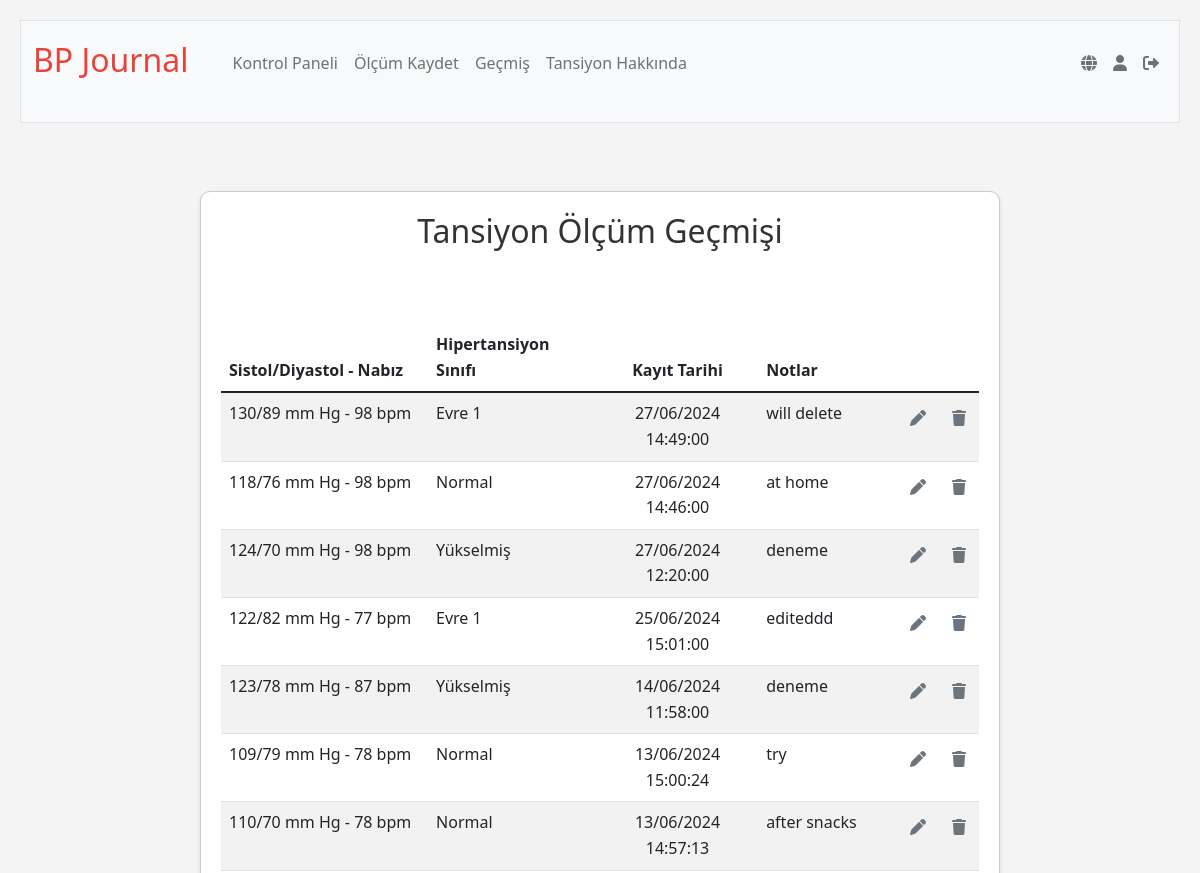
Page /history (signed in, upper part) on the earlier database version.
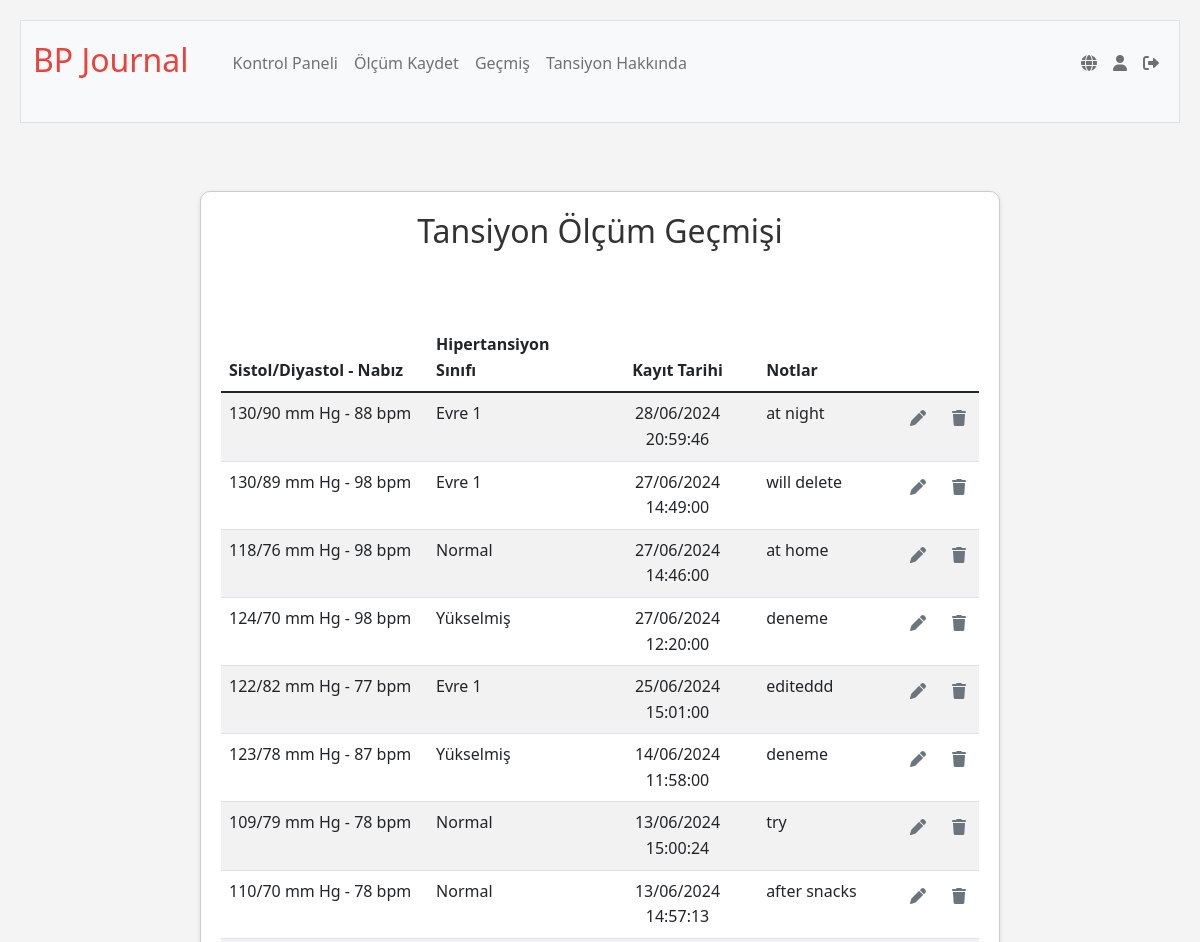
Same page on the later database version.
### tables this page shows
CREATE TABLE blood_pressure_readings (
id INTEGER PRIMARY KEY AUTOINCREMENT NOT NULL,
user_id INTEGER NOT NULL,
systolic INTEGER NOT NULL,
diastolic INTEGER NOT NULL,
pulse INTEGER,
reading_date DATETIME DEFAULT CURRENT_TIMESTAMP,
notes TEXT,
FOREIGN KEY (user_id) REFERENCES users (id));

### app.py (the view)
@app.route("/history", methods=["GET", "POST"])
@login_required
def history():
    if request.method == "POST":
        if "edit_record" in request.form:
            record_id = request.form.get("record_id")
            return redirect(url_for('edit', id=record_id))
        elif "remove_record" in request.form:
            record_id = request.form.get("record_id")
            db.execute("DELETE FROM blood_pressure_readings WHERE id = ?", record_id)
            return redirect("/history")
    else:
        user_id = session["user_id"]
        user_timezone = db.execute("SELECT timezone FROM users WHERE id = ?", user_id)[0]['timezone']
        user_tz = pytz.timezone(user_timezone)
        recording_rows = db.execute("SELECT * FROM blood_pressure_readings WHERE user_id = ? ORDER BY reading_date DESC;", user_id)
        for row in recording_rows:
            row["classification"] = classify_bp(row["systolic"], row["diastolic"])
            utc_time = row["reading_date"]
            try:
                local_time = pytz.utc.localize(datetime.strptime(utc_time, '%Y-%m-%d %H:%M:%S')).astimezone(user_tz)
                row["reading_date"] = local_time.strftime('%d/%m/%Y %H:%M:%S')
            except Exception:
                row["reading_date"] = utc_time
    return render_template("history.html", classes=g.language_data['classes'], history=recording_rows, data=g.language_data['history'])

### app.py (called while the page is built)
@app.before_request
def load_language_data():
    if 'language' not in session:
        session['language'] = 'tr'
    user_lang = session['language']
    with open(f'languages/{user_lang}.json', 'r') as file:
        g.language_data = json.load(file)
    g.language_data['current_lang'] = user_lang

@app.after_request
def after_request(response):
    response.headers["Cache-Control"] = "no-cache, no-store, must-revalidate"
    response.headers["Expires"] = 0
    response.headers["Pragma"] = "no-cache"
    return response

@app.context_processor
def inject_layout_data():
    return dict(layout_data=g.language_data['layout'])

@app.context_processor
def inject_user_details():
    if 'user_id' in session:
        user_id = session['user_id']
        user_info = db.execute("SELECT username FROM users WHERE id = ?", user_id)
        if user_info:
            username = user_info[0]['username']
        else:
            username = None
    else:
        username = None
    return {'username': username}

### templates/history.html (shortened to what this page needs)
{% extends "layout.html" %}
{% block main %}
    <div class="section">
        <h2>{{ data.heading }}</h2>
        <br>
        <link rel="stylesheet" href="https://cdnjs.cloudflare.com/ajax/libs/font-awesome/6.0.0-beta3/css/all.min.css">
        <table class="table table-striped">
            <thead>
                <tr>
                    <th class="text-start">{{ data.combined }}</th>
                    <th class="text-start">{{ data.readingClassification }}</th>
                    <th class="text-center">{{ data.dateRecorded }}</th>
                    <th class="text-start">{{ data.notes }}</th>
                    <th class="text-start"></th>
                    <th class="text-start"></th>
                </tr>
            </thead>
            <tbody>
                {% for row in history %}
                <tr>
                    <td class="text-start">{{ row.systolic }}/{{ row.diastolic }} mm Hg - {{ row.pulse }} bpm</td>
                    <td class="text-start">{{ classes[row.classification] }}</td>
                    <td class="text-center">{{ row.reading_date }}</td>
                    <td class="text-start">{{ row.notes }}</td>
                    <td>
                    <form action="/history" method="POST" style="display:inline;">
                        <button type="submit" name="edit_record" class="icon-btn" title="{{ data.editRecording }}">
                            <i class="fas fa-pen"></i>
                        </button>
                    </form>
                    </td>
                    <td>
                    <form action="/history" method="POST" style="display:inline;">
                        <button type="submit" name="remove_record" class="icon-btn" title="{{ data.removeRecording }}">
                            <i class="fas fa-trash"></i>
                        </button>
                    </form>
                    </td>
                </tr>
                {% endfor %}
            </tbody>
        </table>
    </div>
{% endblock %}

Differences in the rows shown:
added blood_pressure_readings: systolic "130", diastolic "90", pulse "88", classes "Evre 1", reading_date "28/06/2024 20:59:46", notes "at night"
